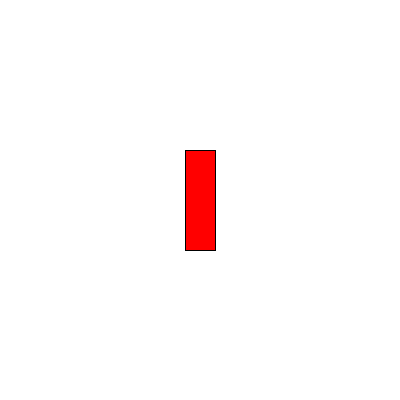
Frame 1 (no input)
Frame 60 (the mouse pressed at the canvas centre just before this capture): identical to frame 1, image omitted
Frame 120 (the mouse held since frame 60 and released just before this capture): identical to frame 1, image omitted

The Processing sketch that drew this single still picture (run headless with seeded random() and noise(); from frame 60 on, the mouse is pressed at the canvas centre):

// Processing sketch: RegisterCustomMouseEvent
// ── RegisterCustomMouseEvent.pde
Car car = null;

void setup() {
  size(400, 400);
  
  car = new Car(this, width/2, height/2);
}

void draw() {
    background(255);
    car.update();
    car.show();
} 



// ── Car.pde
//registerMethod() 參考自Peasycam library的Peasycam class作法

class Car {
    private PApplet papplet = null;
    private MyMouseWheelListener myMouseWheelListener = null;

    private int x = 0;
    private int y = 0;
    private int yDelta = 0;

    public Car(PApplet papplet, int x, int y) {
        myMouseWheelListener = new MyMouseWheelListener();

        //利用PApplet提供的registerMethod重新將"mouseEvent" method註冊成MyMouseWheelListener的mouseEvent()
        papplet.registerMethod("mouseEvent", myMouseWheelListener);    
        
        this.x = x;
        this.y = y;
    }

    public void update() {
        y = y + yDelta;
    }

    public void show() {
        stroke(0);
        fill(255, 0, 0);
        rect(x-15, y-50, 30, 100);
    }

    //需有一個內嵌 protected class
    protected class MyMouseWheelListener {

        public MyMouseWheelListener() {
        }

        //method name必須是mouseEvent, 參數必須是MouseEvent
        public void mouseEvent(MouseEvent e) {
            if (e.getAction() == MouseEvent.WHEEL) {    //偵測是否為滑鼠滾輪事件
                println(e.getCount());
                
                yDelta = e.getCount();
            }
        }
    }
}
